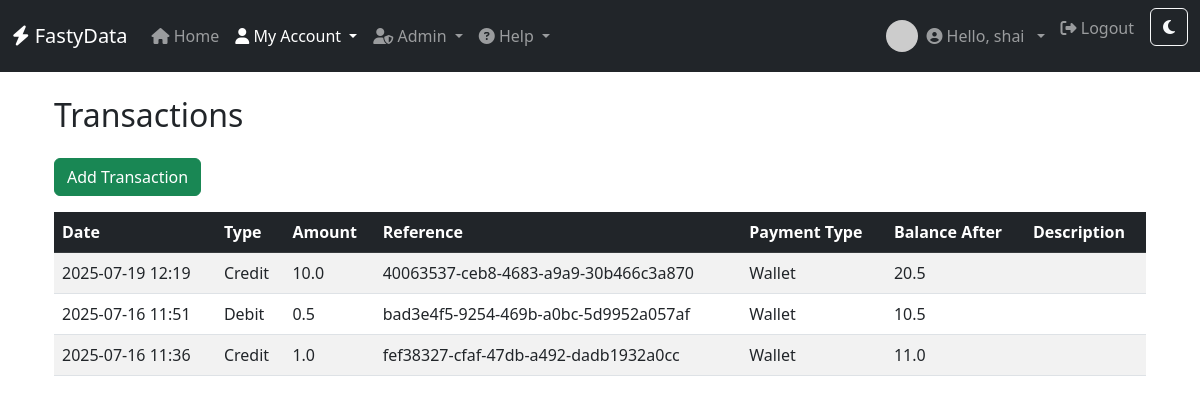
Page /transactions (signed in) on the committed database.
### models/user.py (models this page shows, shortened)
class User(db.Model, UserMixin):
    id = db.Column(db.Integer, primary_key=True)
    first_name=db.Column(db.String(80),nullable=False)
    last_name=db.Column(db.String(80), nullable=False)
    username = db.Column(db.String(80), unique=True, nullable=False)
    password_hash = db.Column(db.String(128))
    user_type = db.Column(db.String(80), nullable=False)
    phone_number=db.Column(db.String(15))
    email = db.Column(db.String(120))

### models/account.py (models this page shows, shortened)
class Transaction(db.Model):
    id = db.Column(db.Integer, primary_key=True)
    account_id = db.Column(db.Integer, db.ForeignKey('account.id'), nullable=False)
    payment_type_id = db.Column(db.Integer, db.ForeignKey('payment_type.id'), nullable=False)  # Required
    amount = db.Column(db.Float, nullable=False)
    transaction_type = db.Column(db.String(10), nullable=False)  # 'credit' or 'debit'
    reference_number = db.Column(db.String(50), unique=True, nullable=False)
    balance_after = db.Column(db.Float, nullable=False)  # Balance left after transaction
    description = db.Column(db.Text)
    status = db.Column(db.String(20), default='Pending')  # pending, completed, failed
    transaction_date = db.Column(db.DateTime, default=datetime.utcnow, nullable=False)
    created_at = db.Column(db.DateTime, default=datetime.utcnow)

class PaymentType(db.Model):
    id = db.Column(db.Integer, primary_key=True)
    name = db.Column(db.String(50), nullable=False, unique=True)  # Wallet, Paystack
    description = db.Column(db.Text)
    is_active = db.Column(db.Boolean, default=True)
    created_at = db.Column(db.DateTime, default=datetime.utcnow)
    transactions = db.relationship('Transaction', backref='payment_type', lazy=True)

### app.py (the view)
@app.route("/transactions")
@login_required
def transactions():
    account = Account.query.filter_by(user_id=current_user.id).first()
    if not account:
        flash('No account found for this user.', 'error')
        return redirect(url_for('home'))
    txns = Transaction.query.filter_by(account_id=account.id).order_by(Transaction.transaction_date.desc()).all()
    return render_template("transactions.html", transactions=txns)

### app.py (called while the page is built)
@login_manager.user_loader
def load_user(user_id):
    return db.session.get(User, int(user_id))

### templates/transactions.html (shortened to what this page needs)
{% extends "base.html" %}
{% block content %}
<div class="container">
    <h2 class="mb-4">Transactions</h2>
    <div class="mb-3">
        <a href="{{ url_for('add_transaction') }}" class="btn btn-success">Add Transaction</a>
    </div>
    <div class="table-responsive">
        <table class="table table-striped table-hover">
            <thead class="table-dark">
                <tr>
                    <th>Date</th>
                    <th>Type</th>
                    <th>Amount</th>
                    <th>Reference</th>
                    <th>Payment Type</th>
                    <th>Balance After</th>
                    <th>Description</th>
                </tr>
            </thead>
            <tbody>
                {% for txn in transactions %}
                <tr>
                    <td>{{ txn.transaction_date.strftime('%Y-%m-%d %H:%M') }}</td>
                    <td>{{ txn.transaction_type|capitalize }}</td>
                    <td>{{ txn.amount }}</td>
                    <td>{{ txn.reference_number }}</td>
                    <td>{{ txn.payment_type.name if txn.payment_type else '' }}</td>
                    <td>{{ txn.balance_after }}</td>
                    <td>{{ txn.description or '' }}</td>
                </tr>
                {% else %}
                <tr>
                    <td colspan="7" class="text-center">No transactions found.</td>
                </tr>
                {% endfor %}
            </tbody>
        </table>
    </div>
</div>
{% endblock %}

### templates/base.html (shortened to what this page needs)
<!DOCTYPE html>
<html lang="en">
<head>
    <link rel="stylesheet" href="https://cdn.jsdelivr.net/npm/bootstrap@5.3.0/dist/css/bootstrap.min.css">
    <link rel="stylesheet" href="https://cdnjs.cloudflare.com/ajax/libs/font-awesome/6.4.0/css/all.min.css">
</head>
<body>
<nav class="navbar navbar-expand-lg navbar-dark bg-dark mb-4">
    <div class="container-fluid">
        <a class="navbar-brand" href="{{ url_for('home') }}">
            <i class="fas fa-bolt"></i> FastyData
        </a>
        <div class="collapse navbar-collapse" id="navbarNav">
            <ul class="navbar-nav me-auto mb-2 mb-lg-0">
                <li class="nav-item">
                    <a class="nav-link {% if request.endpoint == 'home' %}active{% endif %}" href="{{ url_for('home') }}">
                        <i class="fas fa-home"></i> Home
                    </a>
                </li>
                {% if current_user.is_authenticated %}
                    <li class="nav-item dropdown">
                        <a class="nav-link dropdown-toggle {% if request.endpoint in ['account', 'transactions'] %}active{% endif %}" href="#" id="userDropdown" role="button" data-bs-toggle="dropdown" aria-expanded="false">
                            <i class="fas fa-user"></i> My Account
                        </a>
                    </li>
                    {% if current_user.user_type == 'admin' %}
                        <li class="nav-item dropdown">
                            <a class="nav-link dropdown-toggle " href="#" id="adminDropdown" role="button" data-bs-toggle="dropdown" aria-expanded="false">
                                <i class="fas fa-user-shield"></i> Admin
                            </a>
                        </li>
                    {% endif %}
                {% endif %}
                <li class="nav-item dropdown">
                    <a class="nav-link dropdown-toggle" href="#" id="helpDropdown" role="button" data-bs-toggle="dropdown" aria-expanded="false">
                        <i class="fas fa-question-circle"></i> Help
                    </a>
                </li>
            </ul>
            <ul class="navbar-nav mb-2 mb-lg-0">
                {% if current_user.is_authenticated %}
                    <li class="nav-item dropdown d-flex align-items-center">
                        <a href="#" class="nav-link dropdown-toggle d-flex align-items-center" id="avatarDropdown" role="button" data-bs-toggle="dropdown" aria-expanded="false">
                            <img src="https://ui-avatars.com/api/?name={{ current_user.first_name|default('U') }}+{{ current_user.last_name|default('S') }}&background=random&size=32"
                                 alt="avatar" class="rounded-circle me-2" width="32" height="32">
                            <span class="navbar-text me-2">
                                <i class="fas fa-user-circle"></i> Hello, {{ current_user.username }}
                            </span>
                        </a>
                    </li>
                    <li class="nav-item">
                        <a class="nav-link" href="{{ url_for('logout') }}">
                            <i class="fas fa-sign-out-alt"></i> Logout
                        </a>
                    </li>
                    <li class="nav-item">
                        <button id="themeToggle" class="btn btn-outline-light ms-2" type="button" title="Toggle dark/light mode">
                            <i class="fas fa-moon" id="themeIcon"></i>
                        </button>
                    </li>
                {% endif %}
            </ul>
        </div>
    </div>
</nav>
<div class="container">
    {% block content %}{% endblock %}
</div>
</body>
</html>

### rows in the picture
User: username "shai"
Transaction: transaction_date "2025-07-19 12:19", transaction_type "Credit", amount "10.0", reference_number "40063537-ceb8-4683-a9a9-30b466c3a870", payment_type "Wallet", balance_after "20.5"
Transaction: transaction_date "2025-07-16 11:51", transaction_type "Debit", amount "0.5", reference_number "bad3e4f5-9254-469b-a0bc-5d9952a057af", payment_type "Wallet", balance_after "10.5"
Transaction: transaction_date "2025-07-16 11:36", transaction_type "Credit", amount "1.0", reference_number "fef38327-cfaf-47db-a492-dadb1932a0cc", payment_type "Wallet", balance_after "11.0"
